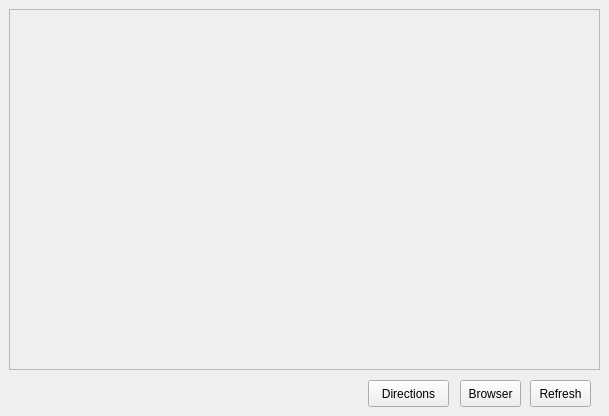
   <widget class="QWidget" name="mapTab">
    <attribute name="icon">
     <iconset resource="resources.qrc">
      <normaloff>:/icons/icons/Bevel-And-Emboss-Media-Map.ico</normaloff>:/icons/icons/Bevel-And-Emboss-Media-Map.ico</iconset>
    </attribute>
    <attribute name="title">
     <string>Map</string>
    </attribute>
    <widget class="QFrame" name="mapTabFrame">
     <property name="geometry">
      <rect>
       <x>9</x>
       <y>9</y>
       <width>591</width>
       <height>361</height>
      </rect>
     </property>
     <property name="frameShape">
      <enum>QFrame::StyledPanel</enum>
     </property>
     <property name="frameShadow">
      <enum>QFrame::Raised</enum>
     </property>
    </widget>
    <widget class="QPushButton" name="refreshMapPushButton">
     <property name="geometry">
      <rect>
       <x>530</x>
       <y>380</y>
       <width>61</width>
       <height>27</height>
      </rect>
     </property>
     <property name="text">
      <string>Refresh</string>
     </property>
    </widget>
    <widget class="QPushButton" name="browserMapPushButton">
     <property name="geometry">
      <rect>
       <x>460</x>
       <y>380</y>
       <width>61</width>
       <height>27</height>
      </rect>
     </property>
     <property name="text">
      <string>Browser</string>
     </property>
    </widget>
    <widget class="QPushButton" name="directionsPushButton">
     <property name="geometry">
      <rect>
       <x>368</x>
       <y>380</y>
       <width>81</width>
       <height>27</height>
      </rect>
     </property>
     <property name="text">
      <string>Directions</string>
     </property>
    </widget>
   </widget>
